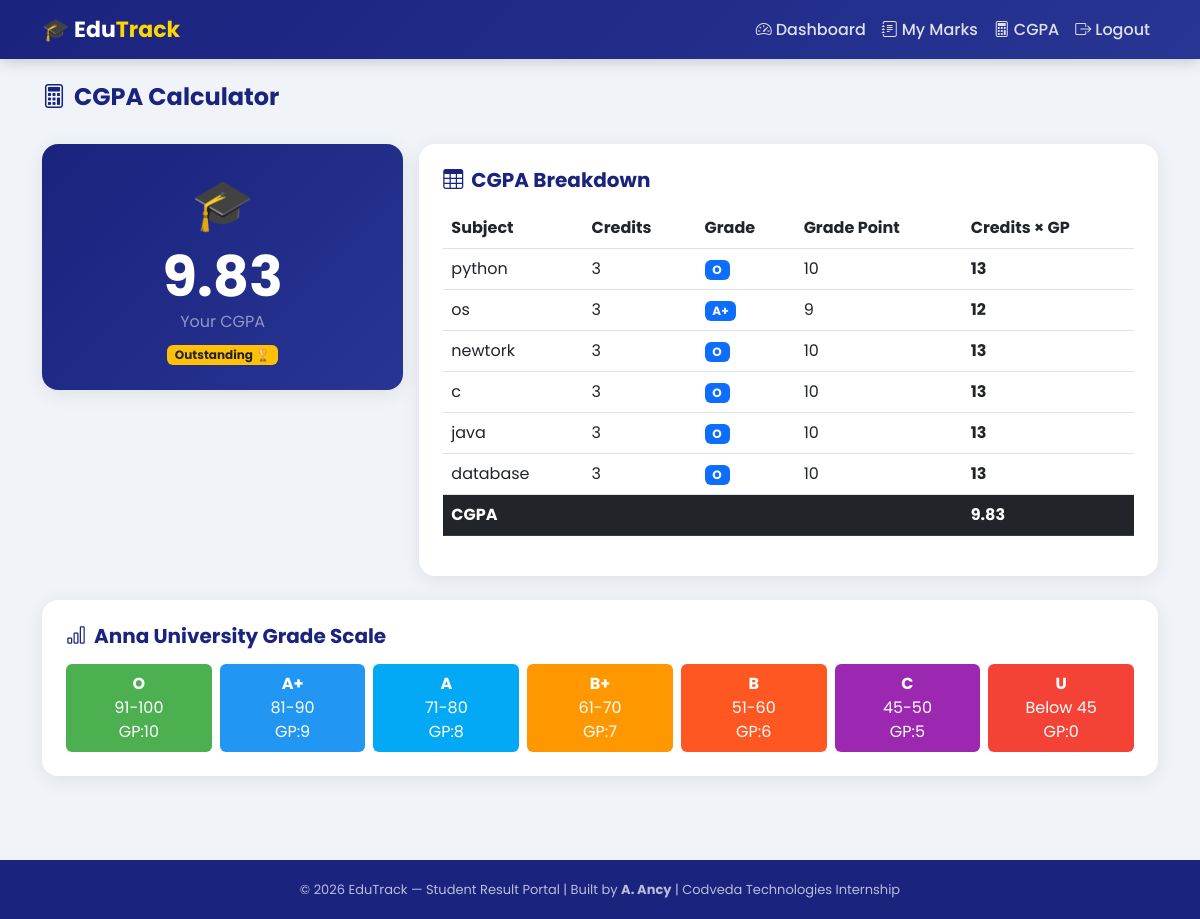
Page /cgpa/ (signed in) on the committed database.
### results/models.py (models this page shows, shortened)
class Marks(models.Model):
    student = models.ForeignKey(StudentProfile, on_delete=models.CASCADE)
    subject = models.ForeignKey(Subject, on_delete=models.CASCADE)
    internal_marks = models.IntegerField(default=0)
    external_marks = models.IntegerField(default=0)
    @property
    def total_marks(self):
        return self.internal_marks + self.external_marks
    @property
    def grade(self):
        total = self.total_marks
        if total >= 91: return "O"
        elif total >= 81: return "A+"
        elif total >= 71: return "A"
        elif total >= 61: return "B+"
        elif total >= 51: return "B"
        elif total >= 45: return "C"
        else: return "U"
    @property
    def grade_point(self):
        total = self.total_marks
        if total >= 91: return 10
        elif total >= 81: return 9
        elif total >= 71: return 8
        elif total >= 61: return 7
        elif total >= 51: return 6
        elif total >= 45: return 5
        else: return 0

class Subject(models.Model):
    name = models.CharField(max_length=100)
    code = models.CharField(max_length=20)
    credits = models.IntegerField(default=3)
    semester = models.IntegerField(default=1)

### results/views.py (the view)
# urls.py: path('cgpa/', result_views.cgpa_view),
@login_required(login_url='/login/')
def cgpa_view(request):
    try:
        profile = StudentProfile.objects.get(user=request.user)
        marks = Marks.objects.filter(student=profile)
        marks_list = list(marks)
        if marks_list:
            total_credits = sum(m.subject.credits for m in marks_list)
            total_points = sum(m.subject.credits * m.grade_point for m in marks_list)
            cgpa = round(total_points / total_credits, 2) if total_credits > 0 else 0
        else:
            cgpa = 0
        return render(request, 'results/cgpa.html', {
            'profile': profile,
            'marks': marks_list,
            'cgpa': cgpa,
        })
    except StudentProfile.DoesNotExist:
        return redirect('/login/')

### templates/results/cgpa.html
{% extends 'base.html' %}
{% block content %}
<div class="row mb-4">
  <div class="col-12">
    <h4 class="fw-bold" style="color:#1a237e">
      <i class="bi bi-calculator me-2"></i>CGPA Calculator
    </h4>
  </div>
</div>
<div class="row g-3 mb-4">
  <div class="col-md-4">
    <div class="card stat-card p-4 text-center"
      style="background:linear-gradient(135deg,#1a237e,#283593);">
      <div style="font-size:50px">🎓</div>
      <div class="display-4 fw-bold text-white">{{ cgpa }}</div>
      <div class="text-white-50">Your CGPA</div>
      <div class="mt-2">
        {% if cgpa >= 9 %}
          <span class="badge bg-warning text-dark">Outstanding 🏆</span>
        {% elif cgpa >= 8 %}
          <span class="badge bg-success">Excellent ⭐</span>
        {% elif cgpa >= 7 %}
          <span class="badge bg-info">Good 👍</span>
        {% elif cgpa >= 6 %}
          <span class="badge bg-warning">Average 📚</span>
        {% else %}
          <span class="badge bg-danger">Needs Improvement 💪</span>
        {% endif %}
      </div>
    </div>
  </div>
  <div class="col-md-8">
    <div class="card stat-card p-4">
      <h5 class="fw-bold mb-3" style="color:#1a237e">
        <i class="bi bi-table me-2"></i>CGPA Breakdown
      </h5>
      <table class="table table-hover">
        <thead style="background:#f8f9fa;">
          <tr>
            <th>Subject</th>
            <th>Credits</th>
            <th>Grade</th>
            <th>Grade Point</th>
            <th>Credits × GP</th>
          </tr>
        </thead>
        <tbody>
          {% for mark in marks %}
          <tr>
            <td>{{ mark.subject.name }}</td>
            <td>{{ mark.subject.credits }}</td>
            <td><span class="badge bg-primary">{{ mark.grade }}</span></td>
            <td>{{ mark.grade_point }}</td>
            <td><strong>{{ mark.subject.credits|add:mark.grade_point }}</strong></td>
          </tr>
          {% endfor %}
        </tbody>
        <tfoot>
          <tr class="table-dark">
            <td colspan="4"><strong>CGPA</strong></td>
            <td><strong>{{ cgpa }}</strong></td>
          </tr>
        </tfoot>
      </table>
    </div>
  </div>
</div>
<div class="card stat-card p-4">
  <h5 class="fw-bold mb-3" style="color:#1a237e">
    <i class="bi bi-bar-chart me-2"></i>Anna University Grade Scale
  </h5>
  <div class="row g-2 text-center">
    <div class="col">
      <div class="p-2 rounded" style="background:#4CAF50;color:white">
        <strong>O</strong><br/>91-100<br/>GP:10
      </div>
    </div>
    <div class="col">
      <div class="p-2 rounded" style="background:#2196F3;color:white">
        <strong>A+</strong><br/>81-90<br/>GP:9
      </div>
    </div>
    <div class="col">
      <div class="p-2 rounded" style="background:#03A9F4;color:white">
        <strong>A</strong><br/>71-80<br/>GP:8
      </div>
    </div>
    <div class="col">
      <div class="p-2 rounded" style="background:#FF9800;color:white">
        <strong>B+</strong><br/>61-70<br/>GP:7
      </div>
    </div>
    <div class="col">
      <div class="p-2 rounded" style="background:#FF5722;color:white">
        <strong>B</strong><br/>51-60<br/>GP:6
      </div>
    </div>
    <div class="col">
      <div class="p-2 rounded" style="background:#9C27B0;color:white">
        <strong>C</strong><br/>45-50<br/>GP:5
      </div>
    </div>
    <div class="col">
      <div class="p-2 rounded" style="background:#F44336;color:white">
        <strong>U</strong><br/>Below 45<br/>GP:0
      </div>
    </div>
  </div>
</div>
{% endblock %}

### templates/base.html (style rules this page uses)
* { font-family: 'Poppins', sans-serif; }
body { background: #f0f4f8; }
.stat-card { border-radius: 16px; border: none; box-shadow: 0 4px 20px rgba(0,0,0,0.08); transition: transform 0.2s; }

### rows in the picture
Marks: subject.name "python", subject.credits "3", grade "O", grade_point "10", subject.credits|add "13"
Marks: subject.name "os", subject.credits "3", grade "A+", grade_point "9", subject.credits|add "12"
Marks: subject.name "newtork", subject.credits "3", grade "O", grade_point "10", subject.credits|add "13"
Marks: subject.name "c", subject.credits "3", grade "O", grade_point "10", subject.credits|add "13"
Marks: subject.name "java", subject.credits "3", grade "O", grade_point "10", subject.credits|add "13"
Marks: subject.name "database", subject.credits "3", grade "O", grade_point "10", subject.credits|add "13"

### other values in the picture
{{ cgpa }} "9.83"
